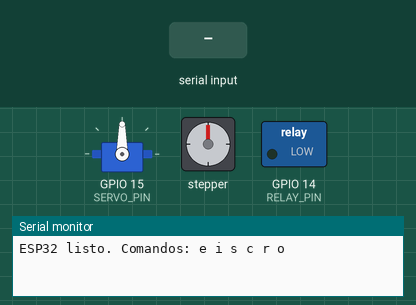
Simulated run of this sketch. Board: ESP32. Shown: servo, stepper motor, switched loads named in the sketch (green lamp = pin HIGH), the last lines printed to the serial monitor. Inputs (shaded band) come from the test bench. Stepper angles assume 200 steps per turn.

Above: at 1.2 s.
1.3 s: "S" received over Serial
At 1.45 s:
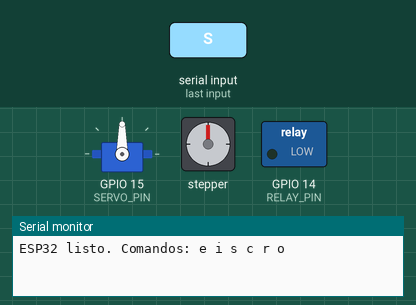
4.3 s: "I" received over Serial
At 4.45 s:
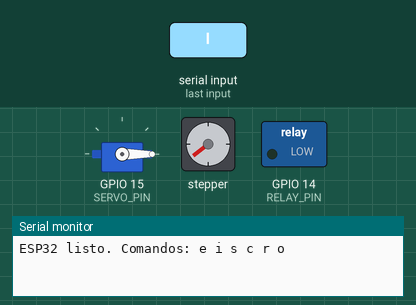
7.3 s: "C" received over Serial
At 7.45 s:
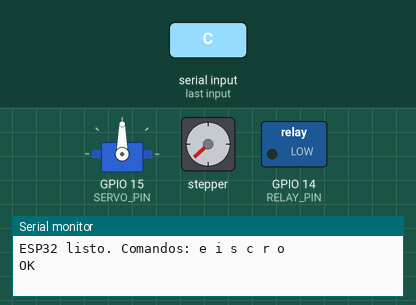
10.3 s: "i" received over Serial
At 10.45 s:
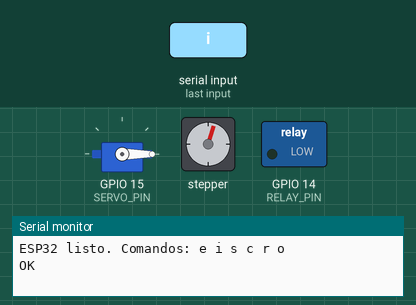
13.3 s: "c" received over Serial
At 16.1 s:
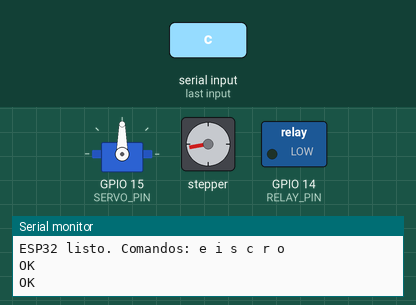
16.3 s: "E" received over Serial
At 16.75 s:
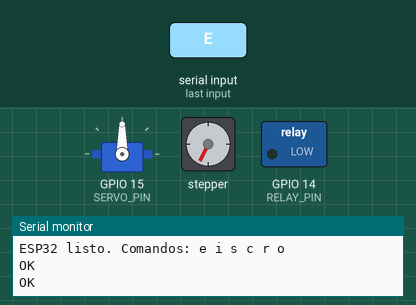
Timing chart, 0 to 27.4 s (numbered marks = the images above; inputs shaded):
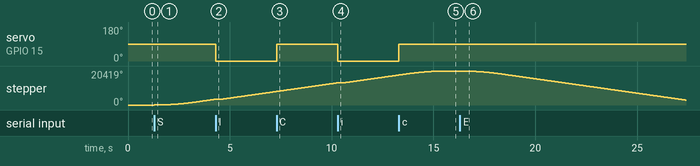

Measured:
- after the input at 1.3 s, stepper: keeps turning clockwise at about 1155°/s, starting at once
- after the input at 4.3 s, servo on GPIO 15 (SERVO_PIN): 90° → 0° at once
- after the input at 7.3 s, servo on GPIO 15 (SERVO_PIN): 0° → 90° at once
- after the input at 10.3 s, servo on GPIO 15 (SERVO_PIN): 90° → 0° at once
- after the input at 13.3 s, servo on GPIO 15 (SERVO_PIN): 0° → 90° at once
- after the input at 16.3 s, stepper: keeps turning counter-clockwise at about 1576°/s, starting at once

The sketch:

esp32.ino
```cpp
#include <AccelStepper.h>
#include <ESP32Servo.h>

#define STEP_PIN 26
#define DIR_PIN 27
#define SERVO_PIN 15
#define RELAY_PIN 14

AccelStepper motor(AccelStepper::DRIVER, STEP_PIN, DIR_PIN);
Servo servoPuerta;

const long posEntrada = 0;
const long posSalida = 11344;
const long posInspeccion = 22419;

long destino = -1;
long posicionActual = 0;
bool cancelado = false;
bool rutinaActiva = false;

const int velocidadMovimiento = 1000;
int estadoRutina = 0;

void setup() {
  Serial.begin(115200);

  motor.setMaxSpeed(velocidadMovimiento);
  motor.setAcceleration(500);

  servoPuerta.attach(SERVO_PIN);
  servoPuerta.write(90);  // Puerta abierta al iniciar

  pinMode(RELAY_PIN, OUTPUT);
  digitalWrite(RELAY_PIN, LOW); // Cinta apagada

  posicionActual = posEntrada;
  destino = -1;

  Serial.println("ESP32 listo. Comandos: e i s c r o");
}

void loop() {
  leerSerial();
  motor.run();

  if (rutinaActiva) {
    ejecutarRutinaPasoAPaso();
  }

  // Posiciones simples (entrada / salida)
  if (!rutinaActiva && motor.distanceToGo() == 0 && destino != -1) {
    posicionActual = destino;

    if (destino == posEntrada || destino == posSalida) {
      servoPuerta.write(90);  // Abrir puerta
    }

    Serial.println("OK");
    destino = -1;
    cancelado = false;
  }
}

void leerSerial() {
  if (Serial.available()) {
    char cmd = Serial.read();

    if ((cmd == 'E' || cmd == 'e') && destino == -1 && !rutinaActiva) {
      destino = posEntrada;
      motor.moveTo(destino);
    }
    else if ((cmd == 'S' || cmd == 's') && destino == -1 && !rutinaActiva) {
      destino = posSalida;
      motor.moveTo(destino);
    }
    else if ((cmd == 'I' || cmd == 'i') && !rutinaActiva) {
      rutinaActiva = true;
      estadoRutina = 0;
    }
    else if (cmd == 'C' || cmd == 'c') {
      cancelado = true;
    }
    else if (cmd == 'R' || cmd == 'r') {
      digitalWrite(RELAY_PIN, HIGH);
    }
    else if (cmd == 'O' || cmd == 'o') {
      digitalWrite(RELAY_PIN, LOW);
    }
  }
}

void ejecutarRutinaPasoAPaso() {
  if (cancelado) {
    motor.stop();
    motor.moveTo(posSalida);
    servoPuerta.write(90);  // Abre puerta
    rutinaActiva = false;
    destino = -1;
    Serial.println("OK");
    cancelado = false;
    return;
  }

  switch (estadoRutina) {
    case 0:
      servoPuerta.write(0);  // Cierra puerta
      delay(300);
      motor.moveTo(posInspeccion);
      estadoRutina = 1;
      break;

    case 1:
      if (motor.distanceToGo() == 0) {
        motor.moveTo(posSalida);
        estadoRutina = 2;
      }
      break;

    case 2:
      if (motor.distanceToGo() == 0) {
        servoPuerta.write(90);  // Abre puerta
        delay(300);
        rutinaActiva = false;
        posicionActual = posSalida;
        Serial.println("OK");
      }
      break;
  }
}
```
